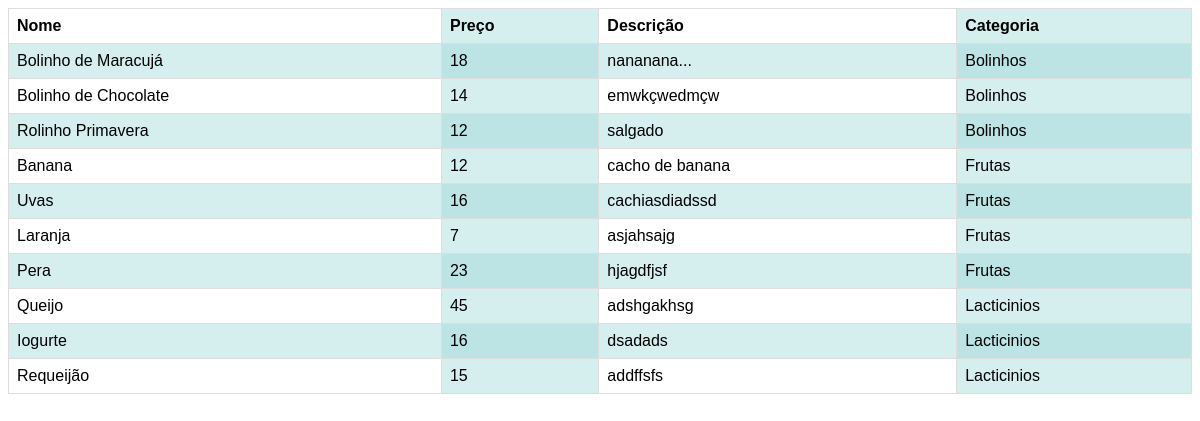
Page /produtos/busca on the earlier database version.
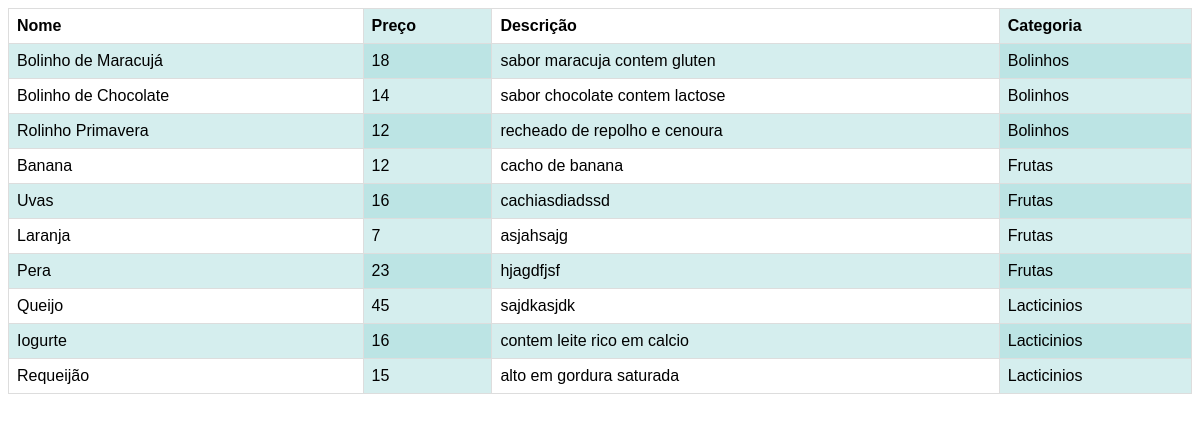
Same page on the later database version.
### core/models.py (models this page shows, shortened)
class Produto(models.Model):
    nome = models.CharField(max_length=100)
    preco = models.IntegerField()
    descricao = models.TextField()
    categoria = models.ForeignKey(Categoria, on_delete=models.DO_NOTHING)

class Categoria(models.Model):
    nome= models.CharField(max_length=20)
    def __str__(self) -> str:
        return self.nome

### core/views.py (the view)
# urls.py: path("produtos/busca", views.pesquisa),
def pesquisa(request):
    lista_de_produtos = Produto.objects.filter()
    nome = request.GET.get('nome')
    if nome:
        lista_de_produtos = lista_de_produtos.filter(nome__contains=nome)
    descricao = request.GET.get('descricao')
    if descricao:
        lista_de_produtos = lista_de_produtos.filter(descricao__contains=descricao)
    categoria = request.GET.get('categoria')
    if categoria:
        lista_de_produtos = lista_de_produtos.filter(categoria__nome__contains=categoria)
    return render(request, 'exibir.html', {'List': lista_de_produtos})

### templates/exibir.html (shortened to what this page needs)
<!doctype html>
<html lang="pt-br">
<head>
</head>
<body>
<table>
  <tr>
    <th>Nome</th>
    <th>Preço</th>
    <th>Descrição</th>
      <th>Categoria</th>
  </tr>
    {% for item in List%}
  <tr>
    <td>{{item.nome}}</td>
    <td>{{item.preco}}</td>
    <td>{{item.descricao}}</td>
      <td>{{item.categoria}}</td>
  </tr>
    {% endfor %}
</table>
</body>
</html>

Differences in the rows shown:
changed Produto "Bolinho de Maracujá": descricao "nananana..." → "sabor maracuja contem gluten"
changed Produto "Bolinho de Chocolate": descricao "emwkçwedmçw" → "sabor chocolate contem lactose"
changed Produto "Rolinho Primavera": descricao "salgado" → "recheado de repolho e cenoura"
changed Produto "Queijo": descricao "adshgakhsg" → "sajdkasjdk"
changed Produto "Iogurte": descricao "dsadads" → "contem leite rico em calcio"
changed Produto "Requeijão": descricao "addffsfs" → "alto em gordura saturada"
